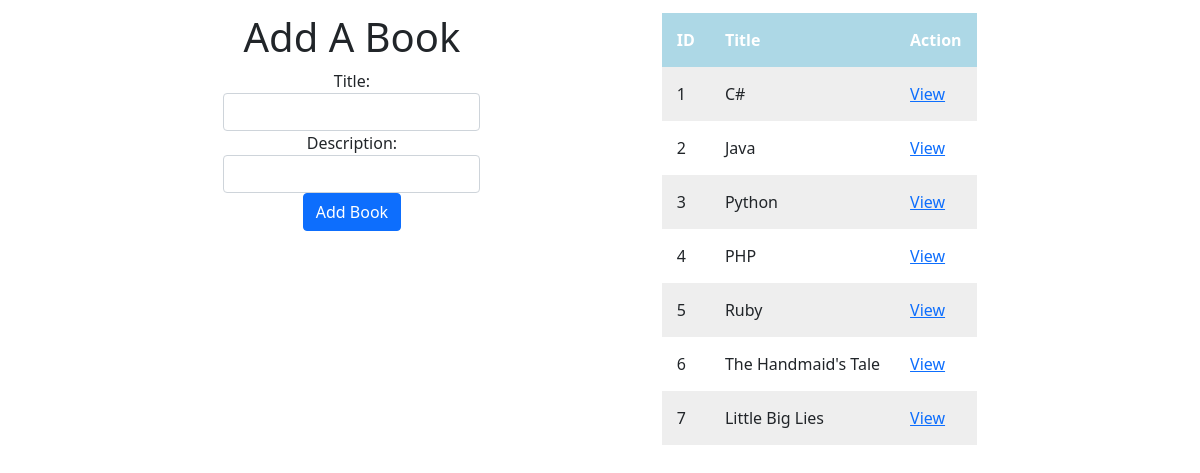
The app's page /, older data.
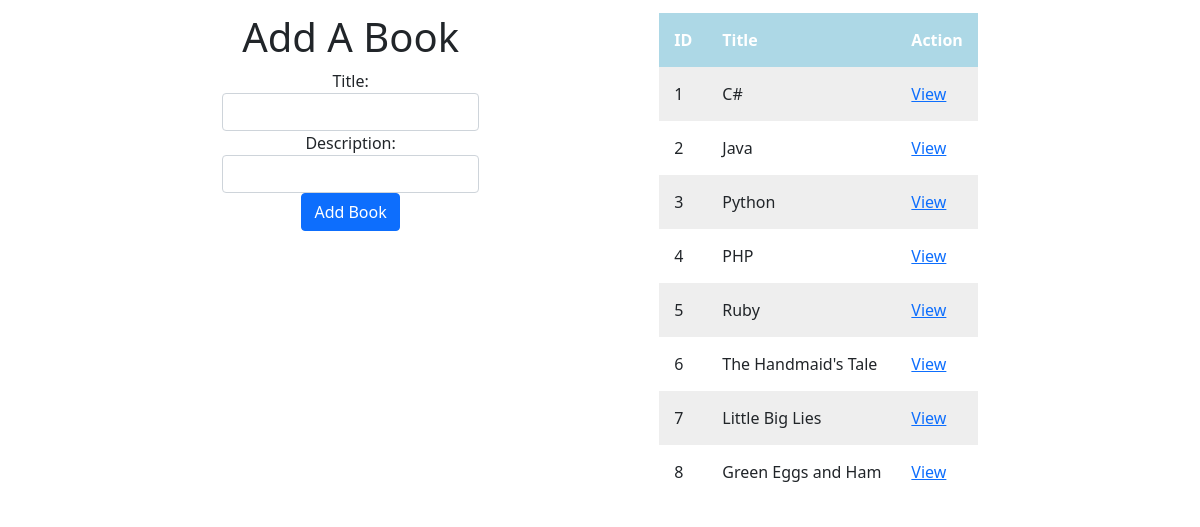
The same page, newer data.
### books_authors_app/models.py (models this page shows)
class Book(models.Model):
    title = models.CharField(max_length=255)
    desc = models.TextField()
    created_at = models.DateTimeField(auto_now_add=True)
    updated_at = models.DateTimeField(auto_now=True)

### books_authors_app/views.py (the view)
# urls.py: path('', views.index),
def index(request):
  context = {
    'all_books': Book.objects.all(),
    'all_authors': Author.objects.all()
  }
  return render(request, 'index.html', context)

### books_authors_app/templates/index.html (shortened to what this page needs)
<!DOCTYPE html>
<html>
  <head>
    <link href="https://cdn.jsdelivr.net/npm/bootstrap@5.0.0-beta1/dist/css/bootstrap.min.css" rel="stylesheet">
    {% load static %}
    <link rel="stylesheet" href="{% static 'css/style.css' %}">
  </head>
  <body>
    <div class="container">
      <div class="add-book">
        <h1>Add A Book</h1>
            <div class="form-row">
            <form action="/addBook" method='post'>
            <div class="col">
                Title: <input type="text" class="form-control" name="title">
            </div>
            <div class="col">
                Description: <input type="text" class="form-control" name="desc">
            </div>
            <input type="submit" class="btn btn-primary" value="Add Book">
            </form>
            </div>
    </div>
    <div class="all-books">
      <table>
          <tr>
            <th>ID</th>
            <th>Title</th>
            <th>Action</th>
          </tr>
          {% for book in all_books %}
          <tr>
            <td>{{book.id}}</td>
            <td>{{book.title}}</td>
            <td><a href="/books/{{book.id}}">View</a>
            </td>
          </tr>
          {% endfor %}
      </table>
    </div>
    </div>
  </body>
</html>

Row changes from the older to the newer data that the page shows:
added Book: id "8", title "Green Eggs and Ham"
